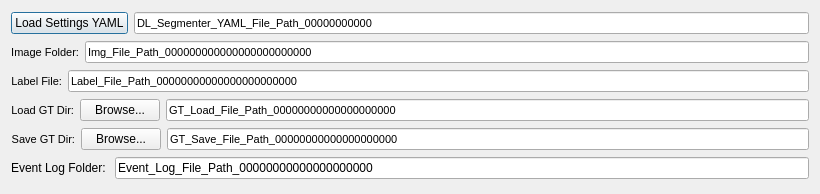
<?xml version="1.0" encoding="UTF-8"?>
<ui version="4.0">
 <class>SetupDialog</class>
 <widget class="QDialog" name="SetupDialog">
  <property name="windowModality">
   <enum>Qt::ApplicationModal</enum>
  </property>
  <property name="geometry">
   <rect>
    <x>0</x>
    <y>0</y>
    <width>820</width>
    <height>194</height>
   </rect>
  </property>
  <property name="windowTitle">
   <string>Tool Setup</string>
  </property>
  <property name="modal">
   <bool>false</bool>
  </property>
  <layout class="QVBoxLayout" name="verticalLayout">
   <item>
    <layout class="QHBoxLayout" name="horizontalLayout">
     <item>
      <widget class="QPushButton" name="a5000_yaml_load">
       <property name="text">
        <string>Load Settings YAML</string>
       </property>
      </widget>
     </item>
     <item>
      <widget class="QLineEdit" name="a5000_yaml_path">
       <property name="font">
        <font>
         <pointsize>8</pointsize>
        </font>
       </property>
       <property name="text">
        <string>DL_Segmenter_YAML_File_Path_00000000000</string>
       </property>
      </widget>
     </item>
    </layout>
   </item>
   <item>
    <layout class="QHBoxLayout" name="horizontalLayout_2">
     <item>
      <widget class="QLabel" name="label_3">
       <property name="font">
        <font>
         <pointsize>8</pointsize>
        </font>
       </property>
       <property name="text">
        <string>Image Folder:</string>
       </property>
       <property name="alignment">
        <set>Qt::AlignRight|Qt::AlignTrailing|Qt::AlignVCenter</set>
       </property>
      </widget>
     </item>
     <item>
      <widget class="QLineEdit" name="img_file_path">
       <property name="font">
        <font>
         <pointsize>8</pointsize>
        </font>
       </property>
       <property name="text">
        <string>Img_File_Path_000000000000000000000000</string>
       </property>
      </widget>
     </item>
    </layout>
   </item>
   <item>
    <layout class="QHBoxLayout" name="horizontalLayout_3">
     <item>
      <widget class="QLabel" name="label_5">
       <property name="font">
        <font>
         <pointsize>8</pointsize>
        </font>
       </property>
       <property name="text">
        <string>Label File:</string>
       </property>
       <property name="alignment">
        <set>Qt::AlignRight|Qt::AlignTrailing|Qt::AlignVCenter</set>
       </property>
      </widget>
     </item>
     <item>
      <widget class="QLineEdit" name="label_file_path">
       <property name="font">
        <font>
         <pointsize>8</pointsize>
        </font>
       </property>
       <property name="text">
        <string>Label_File_Path_00000000000000000000000</string>
       </property>
      </widget>
     </item>
    </layout>
   </item>
   <item>
    <layout class="QHBoxLayout" name="horizontalLayout_4">
     <item>
      <widget class="QLabel" name="label_6">
       <property name="font">
        <font>
         <pointsize>8</pointsize>
        </font>
       </property>
       <property name="text">
        <string>Load GT Dir:</string>
       </property>
       <property name="alignment">
        <set>Qt::AlignRight|Qt::AlignTrailing|Qt::AlignVCenter</set>
       </property>
      </widget>
     </item>
     <item>
      <widget class="QPushButton" name="gt_load_file_path_browse">
       <property name="text">
        <string>Browse...</string>
       </property>
      </widget>
     </item>
     <item>
      <widget class="QLineEdit" name="gt_load_file_path">
       <property name="font">
        <font>
         <pointsize>8</pointsize>
        </font>
       </property>
       <property name="text">
        <string>GT_Load_File_Path_00000000000000000000</string>
       </property>
      </widget>
     </item>
    </layout>
   </item>
   <item>
    <layout class="QHBoxLayout" name="horizontalLayout_5">
     <item>
      <widget class="QLabel" name="label_7">
       <property name="font">
        <font>
         <pointsize>8</pointsize>
        </font>
       </property>
       <property name="text">
        <string>Save GT Dir:</string>
       </property>
       <property name="alignment">
        <set>Qt::AlignRight|Qt::AlignTrailing|Qt::AlignVCenter</set>
       </property>
      </widget>
     </item>
     <item>
      <widget class="QPushButton" name="gt_save_file_path_browse">
       <property name="text">
        <string>Browse...</string>
       </property>
      </widget>
     </item>
     <item>
      <widget class="QLineEdit" name="gt_save_file_path">
       <property name="font">
        <font>
         <pointsize>8</pointsize>
        </font>
       </property>
       <property name="text">
        <string>GT_Save_File_Path_00000000000000000000</string>
       </property>
      </widget>
     </item>
    </layout>
   </item>
   <item>
    <layout class="QHBoxLayout" name="horizontalLayout_6">
     <item>
      <widget class="QLabel" name="label">
       <property name="text">
        <string>Event Log Folder: </string>
       </property>
      </widget>
     </item>
     <item>
      <widget class="QLineEdit" name="event_log_file_path">
       <property name="text">
        <string>Event_Log_File_Path_00000000000000000000</string>
       </property>
      </widget>
     </item>
    </layout>
   </item>
  </layout>
 </widget>
 <resources/>
 <connections/>
</ui>
